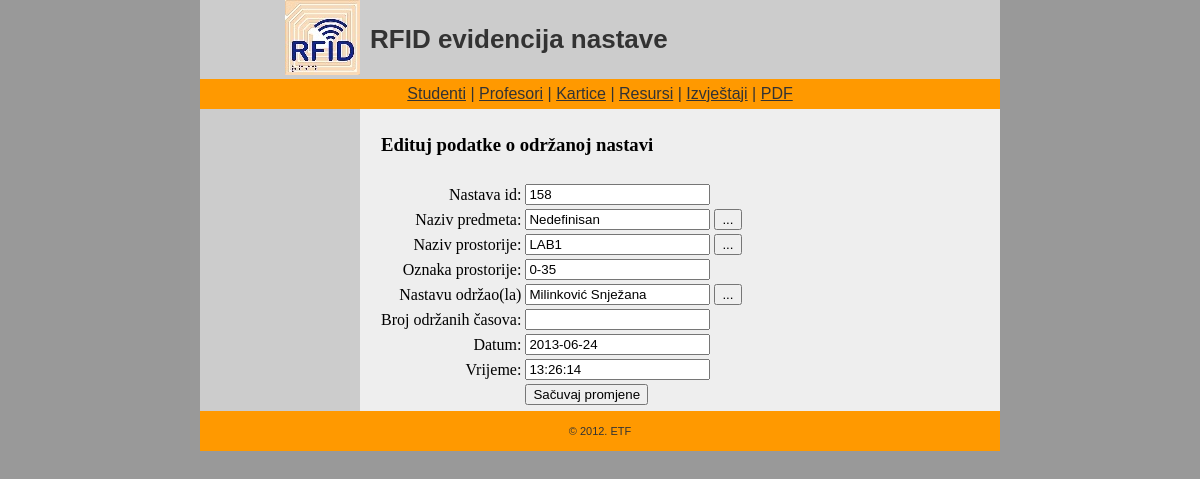
/?page=nastava_edit&id=158, run on the app's committed database.
### tables this page shows
CREATE TABLE IF NOT EXISTS `nastava` (
  `id` bigint(20) NOT NULL AUTO_INCREMENT,
  `resursi_id` int(11) DEFAULT NULL,
  `nastavnik_id` int(11) DEFAULT NULL,
  `predmet_id` int(11) DEFAULT NULL,
  `broj_casova` int(11) DEFAULT NULL,
  `datum` date NOT NULL,
  `vrijeme` time NOT NULL,
  PRIMARY KEY (`id`),
  KEY `fk_odrzava_u` (`resursi_id`),
  KEY `fk_predaje` (`nastavnik_id`),
  KEY `fk_se_odrzava` (`predmet_id`)
);

CREATE TABLE IF NOT EXISTS `predmet` (
  `id` int(11) NOT NULL AUTO_INCREMENT,
  `naziv_predmeta` varchar(100) DEFAULT NULL,
  `sifra_predmeta` varchar(20) DEFAULT NULL,
  `broj_predavanja` int(11) DEFAULT NULL,
  `broj_vjezbi` int(11) DEFAULT NULL,
  PRIMARY KEY (`id`)
);

CREATE TABLE IF NOT EXISTS `resursi` (
  `id` int(11) NOT NULL AUTO_INCREMENT,
  `naziv` varchar(100) DEFAULT NULL,
  `oznaka` varchar(10) DEFAULT NULL,
  `ip_adresa` varchar(20) DEFAULT NULL,
  PRIMARY KEY (`id`)
);

CREATE TABLE IF NOT EXISTS `nastavnik` (
  `id` int(11) NOT NULL AUTO_INCREMENT,
  `prezime` varchar(50) NOT NULL,
  `ime` varchar(50) NOT NULL,
  `username` varchar(50) DEFAULT NULL,
  `password` varchar(50) DEFAULT NULL,
  `email` text,
  `pol` text,
  `tip_korisnika` int(11) NOT NULL DEFAULT '3',
  PRIMARY KEY (`id`)
);

### pages/nastava_edit.inc.php (the view, shortened to what this page needs)
<?php
   $message = "";
   if(isset($_GET["id"]))
   {
       $idNastava = $_GET['id'];
   }
   $sqlQuery = "SELECT nastava.id, resursi.id AS resurs_id, resursi.naziv AS prostorija_naziv, resursi.oznaka AS prostorija_oznaka, nastavnik.id AS nastavnik_id, nastavnik.prezime AS prezime, nastavnik.ime AS ime, nastava.broj_casova, nastava.datum, nastava.vrijeme, predmet.id AS predmet_id, predmet.naziv_predmeta
FROM nastava, resursi, nastavnik, predmet
WHERE nastava.nastavnik_id = nastavnik.id
AND nastava.resursi_id = resursi.id
AND nastava.predmet_id = predmet.id
AND nastava.id =$idNastava";
    $row_comp = mysql_query($sqlQuery);
    $red = mysql_fetch_assoc($row_comp);
?>
<form action="" method="post" name="myform">
<table>
    <tr>
        <td><h3>Edituj podatke o održanoj nastavi</h3></td>
    </tr>
    <tr>
        <td><font color="#FF0000"><? echo $message ?></font></td>
    </tr>
</table>
<table>
     <tr>
        <td align="right">Nastava id:</td>
        <td align="left"><input type="text" name="nastava_id" value="<? echo $red['id'] ?>" size="20" readonly="1"></td>
     </tr>
            <? if($red['naziv_predmeta']== "---") {?>
            <tr>
                <td align="right">Naziv predmeta:</td>
                <td align="left"><input type="text" name="naziv_predmeta" value="" size="20" readonly="1">&nbsp<input type="button" name="promjeni_predmet" value="..." onclick="OpenComponents('predmet_edit_list.inc.php?p=1&prof_id=<? echo $red["nastavnik_id"] ?>');"></td>
            </tr>
            <?}
            else
            {?>
            <tr>
                <td align="right">Naziv predmeta:</td>
                <td align="left"><input type="text" name="naziv_predmeta" value="<? echo $red['naziv_predmeta'] ?>" size="20" readonly="1">&nbsp<input type="button" name="promjeni_predmet" value="..." onclick="OpenComponents('predmet_edit_list.inc.php?p=1&prof_id=<? echo $red["nastavnik_id"] ?>');"></td>
            </tr>
            <? }?>
            <tr>
                <td align="right">Naziv prostorije:</td>
                <td align="left"><input type="text" name="prostorija_naziv" value="<? echo $red['prostorija_naziv'] ?>" size="20" readonly="1">&nbsp<input type="button" name="promjeni_predmet" value="..." onclick="OpenComponents('resursi_list.inc.php?p=1');"></td>
            </tr>
            <tr>
                <td align="right">Oznaka prostorije:</td>
                <td><input type="text" name="prostorija_oznaka" value="<? echo $red['prostorija_oznaka'] ?> " size="20" readonly="1"></td>
            </tr>
            <tr>
                <td align="right">Nastavu održao(la)</td>
                <td align="left"><input type="text" name="opis" value="<? echo $red['prezime'].' '.$red['ime'] ?>" size="20" readonly="1">&nbsp<input type="button" name="promjeni_predmet" value="..." onclick="OpenComponents('profesor_list.inc.php?p=1');"></td>
            </tr>
            <tr>
                <td align="right">Broj održanih časova:</td>
                <td align="left"><input type="text" name="broj_casova" value="<? echo $red['broj_casova'] ?>" size="20"></td>
            </tr>
            <tr>
                <td align="right">Datum:</td>
                <td align="left"><input type="text" name="datum" value="<? echo $red['datum'] ?>" size="20" readonly="1"></td>
            </tr>
            <tr>
                <td align="right">Vrijeme:</td>
                <td align="left"><input type="text" name="vrijeme" value="<? echo $red['vrijeme'] ?>" size="20" readonly="1"></td>
            </tr>
            <tr>
                <td></td>
                <td align="left"><input type="submit" name="update" value="Sačuvaj promjene"></td>
            </tr>
</table>
</form>

### data on the page
nastava: nastava_id "158", naziv_predmeta "Nedefinisan", prostorija_naziv "LAB1", prostorija_oznaka "0-35", opis "Milinković Snježana", datum "2013-06-24", vrijeme "13:26:14"
